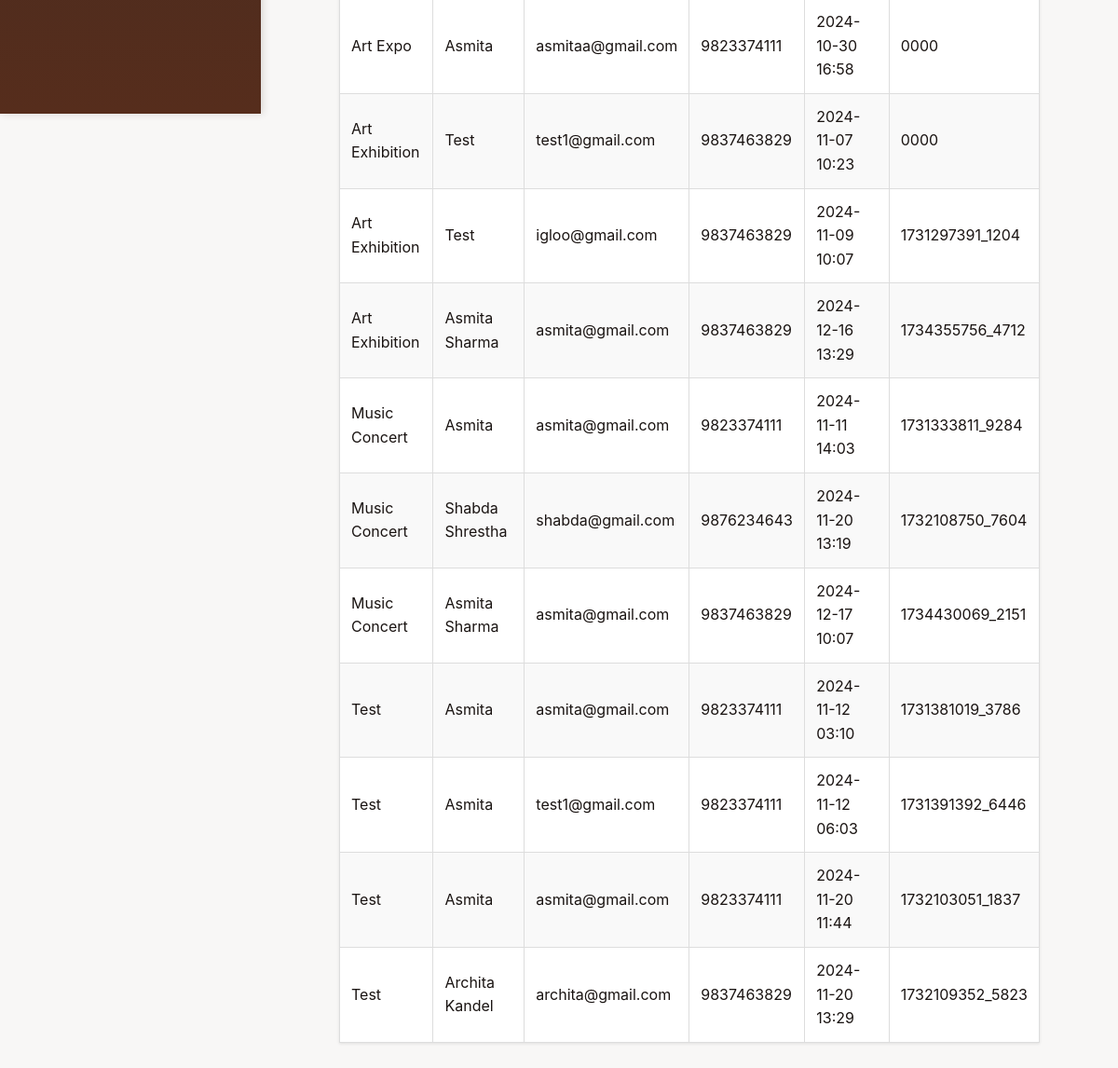
Before: /attendees/ (signed in, lower part) with the older database file.
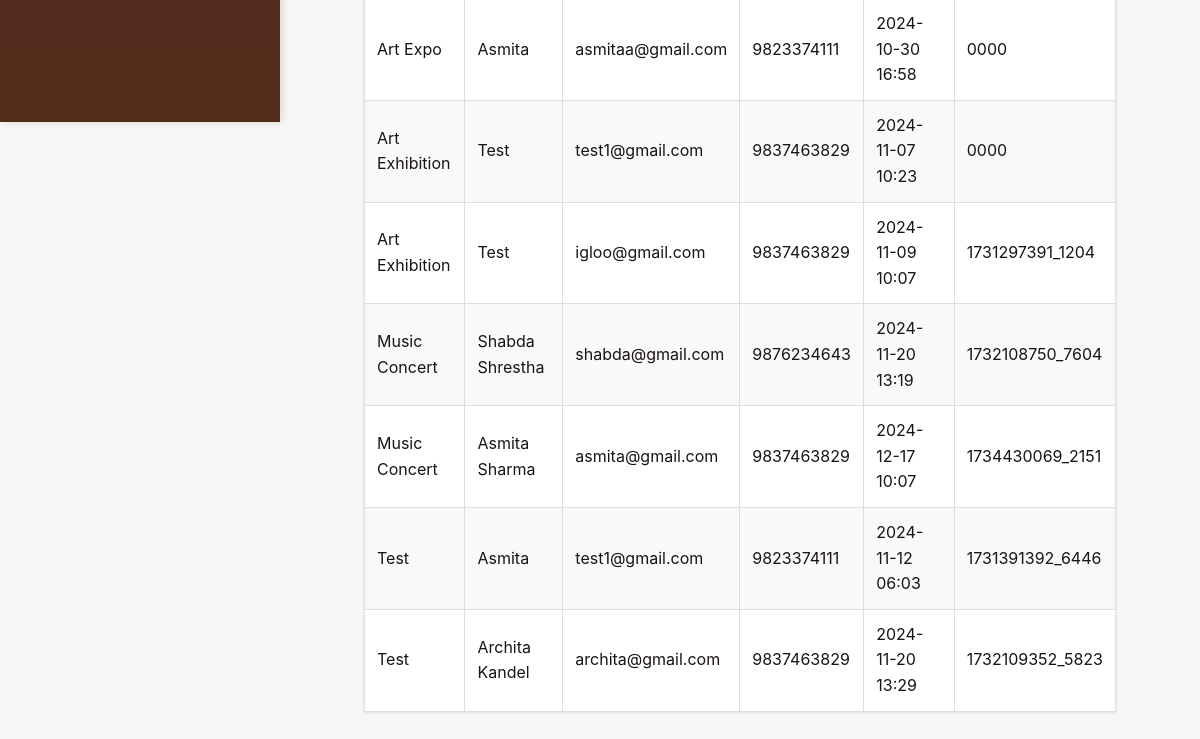
After: the same page with the newer database file.
### myApp/models.py (models this page shows, shortened)
class Booking(models.Model):
    event = models.ForeignKey(Event, on_delete=models.CASCADE, related_name='bookings', null=True, blank=True)
    name = models.CharField(max_length=100)
    email = models.EmailField(null=True, blank=True)
    phone = models.CharField(max_length=15, null=True, blank=True)
    number_of_tickets = models.PositiveIntegerField(default=1)
    ticket_price = models.DecimalField(max_digits=10, decimal_places=2, null=True, blank=True)  # Added field for ticket price
    booking_date = models.DateTimeField(auto_now_add=True)
    ticket_number = models.CharField(max_length=50, default="0000")

class Event(models.Model):
    name=models.CharField(max_length=50)
    desc=models.CharField(max_length=50)
    img = models.ImageField(upload_to='myProject/pic/pic/')
    date = models.DateField(default=timezone.now)
    time = models.TimeField(default=timezone.now)
    location = models.CharField(max_length=255, default='Unknown')
    ticket_template = models.ImageField(upload_to='myProject/pic/pic/', blank=True, null=True)
    number_of_tickets = models.PositiveIntegerField(null=True, blank=True)  # New field for tickets available
    booked_tickets = models.IntegerField(default=0)
    ticket_price = models.DecimalField(max_digits=10, decimal_places=2, null=True, blank=True)  # New field for ticket price
    organizer = models.ForeignKey(User, on_delete=models.CASCADE,default=1)  # Link to user who submits
    approved = models.BooleanField(default=False)  # Admin approval flag
    is_free = models.BooleanField(default=False)
    latitude = models.FloatField(null=True, blank=True)  # New field for latitude
    longitude = models.FloatField(null=True, blank=True)  # New field for longitude

### myApp/views.py (the view)
# urls.py: path('attendees/', views.attendees_view, name='attendees'),
@login_required
def attendees_view(request):
    organizer = request.user
    events = Event.objects.filter(organizer=organizer)
    event_id = request.GET.get('event_id')
    if event_id:
        selected_event = Event.objects.get(id=event_id, organizer=organizer)
        bookings = Booking.objects.filter(event_id=event_id, event__organizer=organizer)
        selected_event_id = int(event_id)
        remaining_tickets = selected_event.number_of_tickets - selected_event.booked_tickets
    else:
        bookings = Booking.objects.filter(event__organizer=organizer)
        selected_event = None
        selected_event_id = None
        remaining_tickets = None
    context = {
        'bookings': bookings,
        'events': events,
        'selected_event_id': selected_event_id,
        'remaining_tickets': remaining_tickets,
        'selected_event': selected_event,
    }
    return render(request, 'attendees.html', context)

### myApp/templates/myApp/attendees.html (shortened to what this page needs)
{% extends "base_organizer.html" %}
{% block content %}
<div class="attendees-wrapper">
    <table>
        <tbody>
            {% for booking in bookings %}
            <tr>
                <td>{{ booking.event.name }}</td>
                <td>{{ booking.name }}</td>
                <td>{{ booking.email }}</td>
                <td>{{ booking.phone }}</td>
                <td>{{ booking.booking_date|date:"Y-m-d H:i" }}</td>
                <td>{{ booking.ticket_number }}</td>
            </tr>
            {% empty %}
            <tr>
                <td colspan="6">No attendees found.</td>
            </tr>
            {% endfor %}
        </tbody>
    </table>
</div>
{% endblock %}

Changed rows visible on the page:
removed Booking: event.name "Art Exhibition", name "Asmita Sharma", email "asmita@gmail.com", phone "9837463829", booking_date "2024-12-16 13:29", ticket_number "1734355756_4712"
removed Booking: event.name "Music Concert", name "Asmita", email "asmita@gmail.com", phone "9823374111", booking_date "2024-11-11 14:03", ticket_number "1731333811_9284"
removed Booking: event.name "Test", name "Asmita", email "asmita@gmail.com", phone "9823374111", booking_date "2024-11-12 03:10", ticket_number "1731381019_3786"
removed Booking: event.name "Test", name "Asmita", email "asmita@gmail.com", phone "9823374111", booking_date "2024-11-20 11:44", ticket_number "1732103051_1837"
